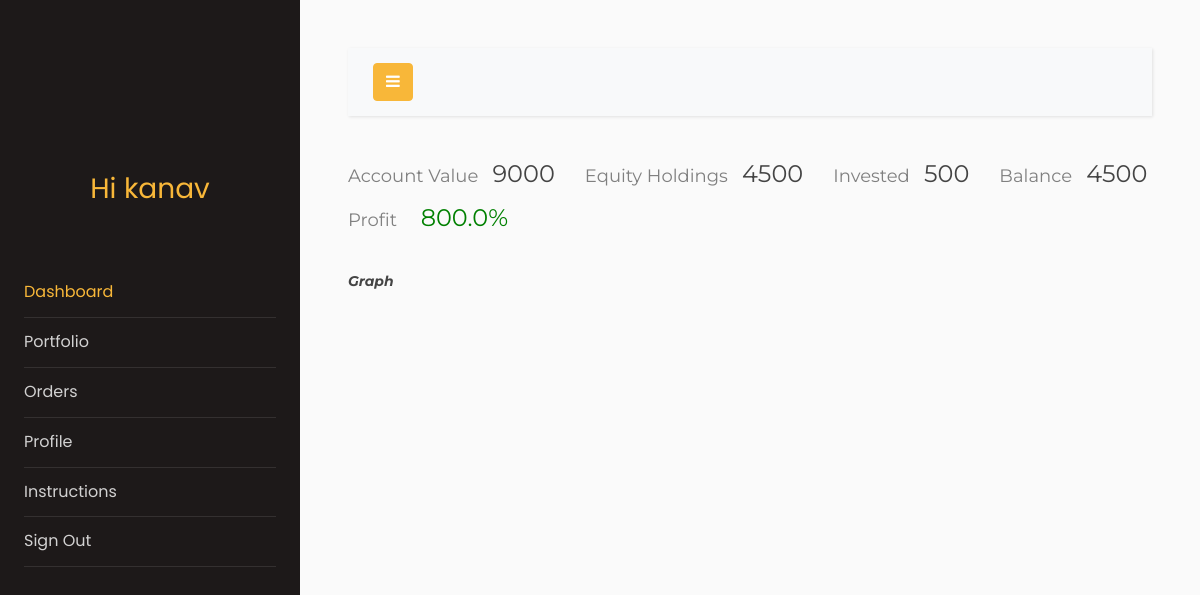
Before: /dashboard (signed in) with the older database file.
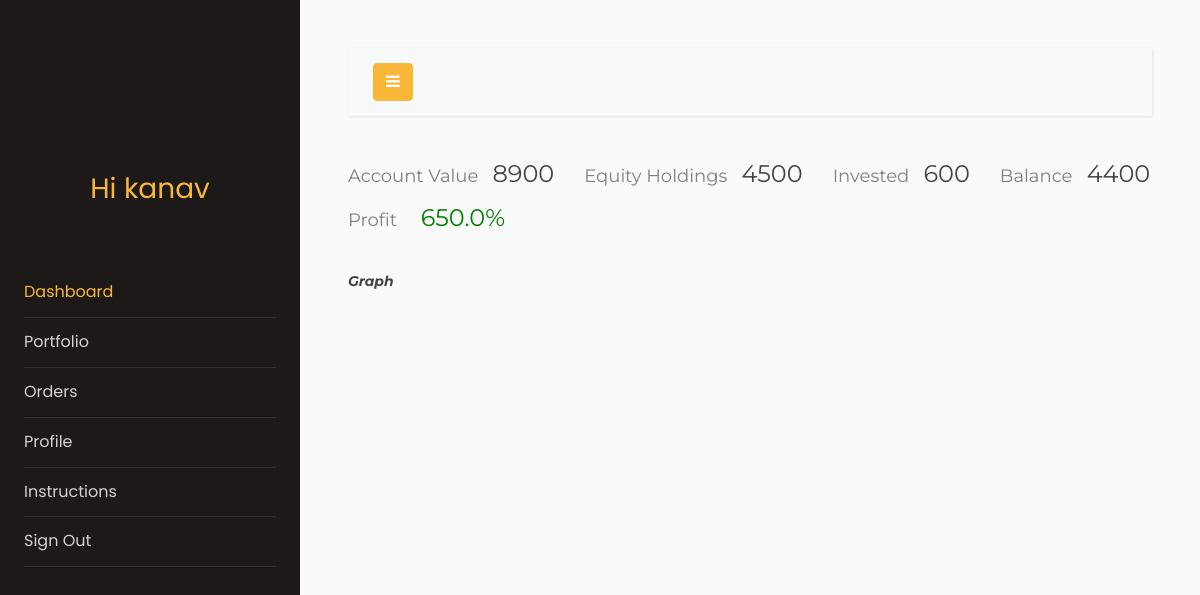
After: the same page with the newer database file.
### models.py (models this page shows, shortened)
class Users(db.Model, UserMixin):
    __tablename__ = "users"
    name = db.Column(db.String(64))
    pasword_hash = db.Column(db.String(128))
    id = db.Column(db.Integer, primary_key=True)
    address = db.Column(db.String(128))
    funds = db.Column(db.Integer, default=0)
    email = db.Column(db.String(64), unique=True, index=True)
    mode = db.Column(db.Integer, default=0)  # 0 is manual, 1 is automatic

### app.py (the view)
@app.route("/dashboard", methods=["GET", "POST"])
@login_required
def dashboard():
    invested = 0
    data = stockList.query.filter_by(userId=current_user.id).all()
    if data:
        for d in data:
            invested = invested + d.invested
    Holdings = 4500
    if invested > 0:
        profit = ((Holdings - invested) / invested) * 100
    else:
        profit = 0
    profit = round(profit, 2)
    Balance = current_user.funds
    AccValue = Holdings + Balance
    line1 = mainGraph1()
    line2 = mainGraph2()
    return render_template(
        "dashboard.html",
        invested=invested,
        AccValue=AccValue,
        Holdings=Holdings,
        profit=profit,
        Balance=Balance,
        line1=line1,
        line2=line2,
    )

### graph_dashboard.py (called while the page is built)
def main_graph1():
    mp = {}
    dstart = "2021-08-01"
    mp[dstart] = 0
    rows = (
        Transactions.query.filter_by(userId=current_user.id)
        .order_by(Transactions.date)
        .all()
    )
    for r in rows:
        dt = (r.date).strftime("%Y-%m-%d")
        if dt in mp.keys():
            if r.type == 0:
                mp[dt] = mp[dt] + int(r.amount) + 10
            else:
                mp[dt] = mp[dt] - int(r.amount)
        else:
            if r.type == 0:
                mp[dt] = int(r.amount) + 10
            else:
                mp[dt] = 0 - int(r.amount)
    x = list(mp.keys())
    y = list(mp.values())
    for idx in range(1, len(x)):
        y[idx] = y[idx - 1] + y[idx]
    return x, y

def mainGraph1():
    x, y = main_graph1()
    df = pd.DataFrame({"x": x, "y": y})  # creating a sample dataframe
    data = [go.Scatter(x=df["x"], y=df["y"], mode="lines", name="Equity Holdings")]
    graphJSON = json.dumps(data, cls=plotly.utils.PlotlyJSONEncoder)
    return graphJSON

### models.py (called while the page is built)
@login_manager.user_loader
def load_user(user_id):
    return Users.query.get(user_id)

### templates/dashboard.html (shortened to what this page needs)
<!doctype html>
<html lang="en">
<head>
  <link rel="stylesheet" href="https://stackpath.bootstrapcdn.com/font-awesome/4.7.0/css/font-awesome.min.css">
  <link rel="stylesheet" href="{{ url_for('static', filename='css1/style.css') }}">
</head>
<body style="overflow-x: hidden;">
  <div class="wrapper d-flex align-items-stretch">
    <nav id="sidebar" style="overflow-y: hidden;">
      <div class="p-4 pt-5">
        <a href="#" class="img logo"></a>
        <h3 style="color: #f8b739; font-family: Poppins, Arial, sans-serif; text-align: center;">Hi
          {{current_user.name}}</h3>
        <br>
        <br>
        <ul class="list-unstyled components mb-5">
          <li class="active">
            <a href="{{url_for('dashboard')}}">Dashboard</a>
          </li>
          <li>
            <a href="{{url_for('portfolio')}}">Portfolio</a>
          </li>
          <li>
            <a href="{{url_for('orders')}}">Orders</a>
          </li>
          <li>
            <a href="{{url_for('profile')}}">Profile</a>
          </li>
          <li>
            <a href="{{url_for('instructions')}}">Instructions</a>
          </li>
          <li>
            <a href="{{url_for('logout')}}">Sign Out</a>
          </li>
        </ul>
      </div>
    </nav>
    <div id="content" class="p-4 p-md-5">
      <nav class="navbar navbar-expand-lg navbar-light bg-light">
        <div class="container-fluid">
          <button type="button" id="sidebarCollapse" class="btn btn-primary">
            <i class="fa fa-bars"></i>
          </button>
        </div>
      </nav>
      <div class="row">
        <div class="col-md-auto">
          <h4 style="font-family: Montserrat; color: #444;"><span style="color: grey; font-size: large;">Account Value &nbsp; </span>{{AccValue}}</h4>
        </div>
        <div class="col-md-auto">
          <h4 style="font-family: Montserrat; color: #444;"><span style="color: grey; font-size: large;">Equity Holdings &nbsp; </span>{{Holdings}}</h4>
        </div>
        <div class="col-md-auto">
          <h4 style="font-family: Montserrat; color: #444;"><span style="color: grey; font-size: large;">Invested &nbsp; </span>{{invested}}</h4>
        </div>
        <div class="col-md-auto">
          <h4 style="font-family: Montserrat; color: #444;"><span style="color: grey; font-size: large;">Balance &nbsp; </span>{{Balance}}</h4>
        </div>
        <div class="col-md-auto">
          {%if profit>=0%}
          <h4 style="font-family: Montserrat; color: #444;"><span style="color: grey; font-size: large;">Profit &nbsp; &nbsp; </span><span style="color: green;">{{profit}}%</span></h4>
          {%else%}
          <h4 style="font-family: Montserrat; color: #444;"><span style="color: grey; font-size: large;">Loss &nbsp; &nbsp;</span><span style="color: red;">{{profit}}%</span></h4>
          {%endif%}
        </div>
      </div>
     <br>
      <div class="row">
        <div class="col-md-12">
          <em
              style="font-family: Montserrat; color: #444; font-weight: bold;">
         Graph</em>
        </div>
      </div>
      </div>
      </div>
</body>
</html>

Changed rows visible on the page:
changed Users "kanav": funds "4500" → "4400"
Other visible differences:
{{ AccValue }}: "9000" → "8900"
{{ invested }}: "500" → "600"
{{ profit }}: "800.0" → "650.0"
